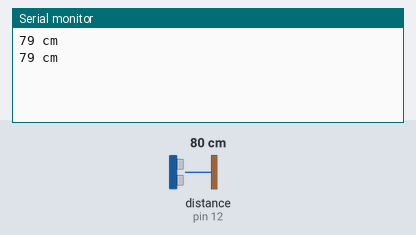
Recording of a sketch running on a simulated Arduino Uno, built with avr-gcc and run on an emulated ATmega328P. On the bench: the last lines printed to the serial monitor. Wiring (inferred from the names in the program): ultrasonic range finder: trigger pin 10; echo pin 12. Inputs (shaded band) come from the test bench; at power-on: distance to the obstacle (sensor on pin 12) 80 cm. The echo pulse lasts 58.3 µs per cm.

Above: at 1.8 s.
1.9 s: distance to the obstacle (sensor on pin 12) set to 2 cm
At 2.8 s:
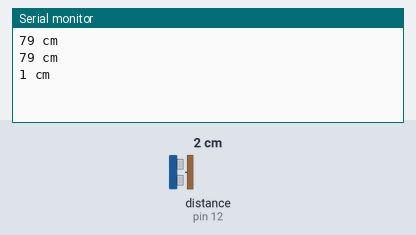
3.4 s: distance to the obstacle (sensor on pin 12) set to 4 cm
At 4.6 s:
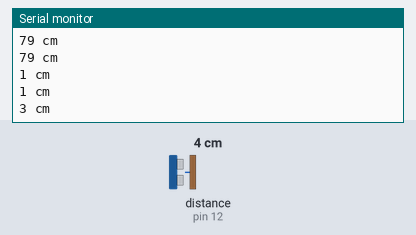
Timing chart, 0 to 6.4 s (numbered marks = the images above; inputs shaded):
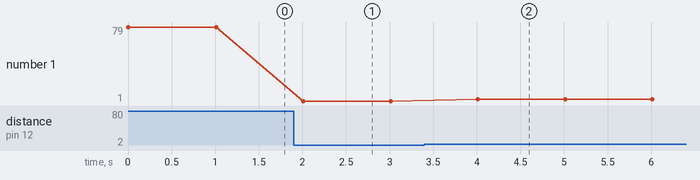

The sketch:

10_Uwave.ino
```cpp
#include "TimerOne.h"

const int tpin = 10;
const int epin = 12;

void setup() {

  pinMode(tpin, OUTPUT);
  pinMode(epin, INPUT);
  Serial.begin(115200);
}

void loop() {
  digitalWrite(tpin, LOW);
  delayMicroseconds(2);
  digitalWrite(tpin, HIGH);
  delayMicroseconds(10);
  digitalWrite(tpin, LOW);

  unsigned long duration = pulseIn(epin, HIGH);
  unsigned long distance = (duration/2) / 29.1;

  Serial.print(distance);
  Serial.println(" cm");
  delay(1000);
}
```

Measured:
- after the input at 1.9 s, the serial monitor: prints a new line after 0.11 s (image 1)
- after the input at 3.4 s, the serial monitor: prints a new line after 0.61 s (image 2)
- plotted number 1: 79 → 1 after the input at 1.9 s, 1 → 3 after the input at 3.4 s
